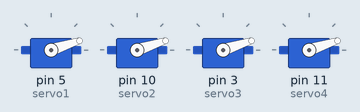
This sketch was run on a simulated Arduino Uno, built with avr-gcc and run on an emulated ATmega328P. Parts: 4 × servo.

Above: at 0.15 s.
At 1.07 s:
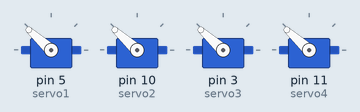
At 2.1 s:
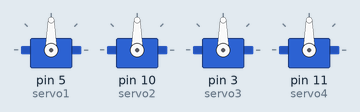
Timing chart, 0 to 3.6 s (numbered marks = the images above):
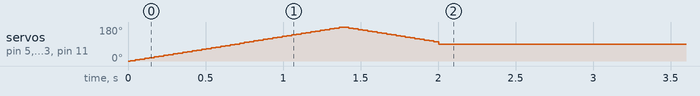

The sketch:

servo_sweep_task.ino
```cpp
#include <Servo.h>

Servo servo1, servo2, servo3, servo4;

int pos = 0;          // current sweep angle
int direction = 1;     // 1 = increasing, -1 = decreasing
unsigned long startTime;
bool sweepDone = false;

void setup() {
  servo1.attach(5);
  servo2.attach(10);
  servo3.attach(3);
  servo4.attach(11);

  startTime = millis();
}

void loop() {
  if (!sweepDone) {
    // Check if 2 seconds have passed
    if (millis() - startTime < 2000) {
      // Sweep motion
      servo1.write(pos);
      servo2.write(pos);
      servo3.write(pos);
      servo4.write(pos);

      pos += direction * 2;      // step size, adjust speed here
      if (pos >= 180) {
        pos = 180;
        direction = -1;
      } else if (pos <= 0) {
        pos = 0;
        direction = 1;
      }

      delay(15);  // small delay just to control sweep speed
    } else {
      sweepDone = true;
    }
  } else {
    // Hold at 90 degrees
    servo1.write(90);
    servo2.write(90);
    servo3.write(90);
    servo4.write(90);
  }
}
```

Measured:
- by itself, servo on pin 5 (servo1), servo on pin 10 (servo2), servo on pin 3 (servo3), servo on pin 11 (servo4): rises from 0° to 178° in 1.3 s, then falls to 90° in 0.64 s
